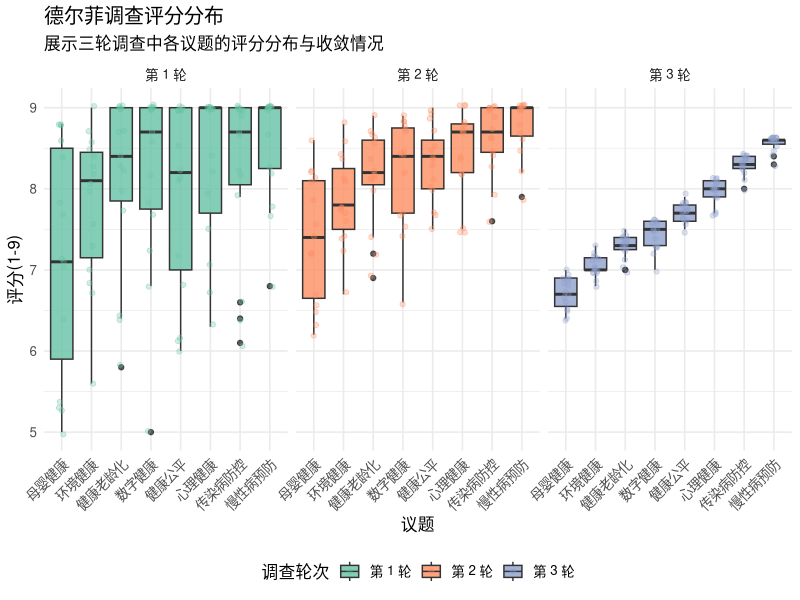
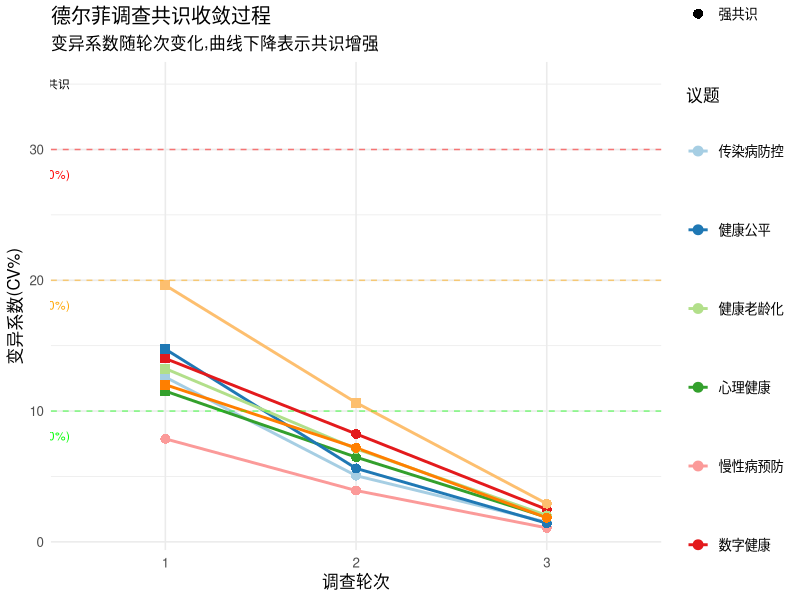
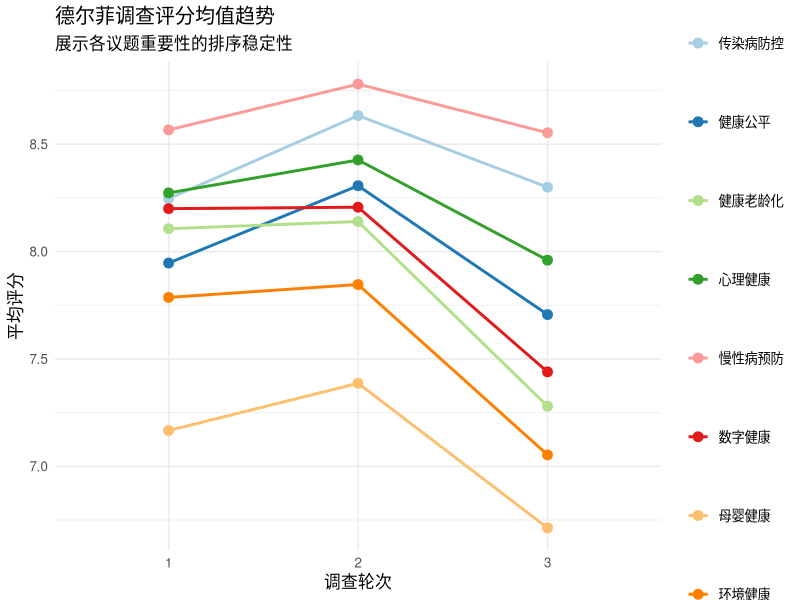
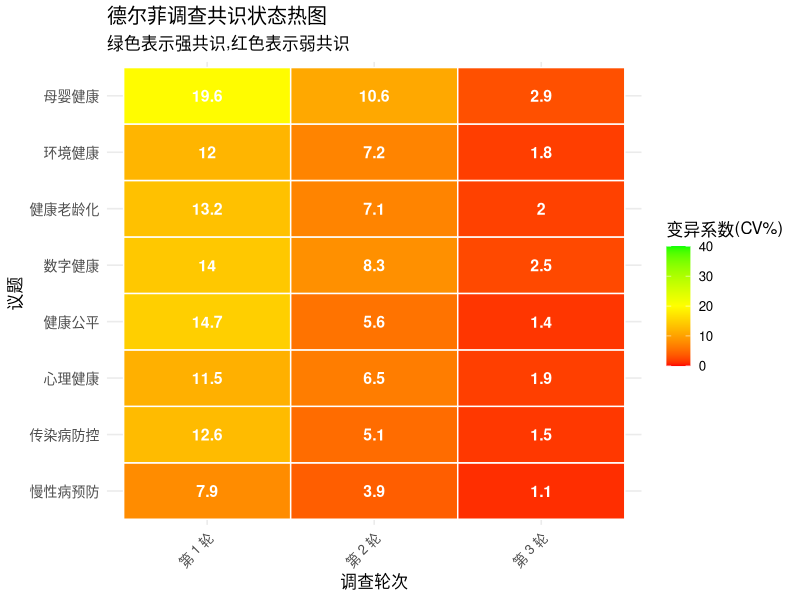

Write the R code that produced these figures, in order.
## ---- chunk 1
knitr::opts_chunk$set(
  echo = TRUE,
  warning = FALSE,
  message = FALSE,
  fig.width = 10,
  fig.height = 6,
  fig.retina = 2,
  out.width = "100%",
  dpi = 150
)
## ---- chunk 2
# 加载必要的包
library(tidyverse)
library(ggplot2)
library(scales)
library(patchwork)

# 设置随机种子,确保结果可复现
set.seed(2026)

# 定义模拟参数
n_experts <- 15  # 专家数量
n_items <- 8     # 议题数量
n_rounds <- 3    # 调查轮次

# 议题名称(公共卫生研究优先级)
item_names <- c(
  "慢性病预防",
  "传染病防控",
  "心理健康",
  "健康公平",
  "数字健康",
  "健康老龄化",
  "环境健康",
  "母婴健康"
)

# 专家背景信息
experts <- tibble(
  expert_id = 1:n_experts,
  expert_name = paste("专家", 1:n_experts),
  institution = sample(c("大学", "医院", "疾控中心", "研究机构"), n_experts, replace = TRUE),
  years_experience = round(runif(n_experts, 10, 30)),
  degree = sample(c("博士", "硕士"), n_experts, replace = TRUE, prob = c(0.8, 0.2))
)

# 真实共识评分(模拟)
true_scores <- c(8.5, 8.2, 7.8, 7.5, 7.2, 7.0, 6.8, 6.5)  # 各议题的真实优先级

# 模拟德尔菲调查数据
delphi_data <- tibble()

for (round_num in 1:n_rounds) {
  round_data <- tibble(
    expert_id = 1:n_experts,
    round = round_num
  )

  # 每一轮的收敛程度:第一轮最分散,第三轮最收敛
  convergence_factor <- round_num / n_rounds

  # 生成评分
  for (i in 1:n_items) {
    # 基础评分(真实值)
    base_score <- true_scores[i]

    # 随机变异(随轮次递减)
    random_variation <- runif(n_experts, 0, 3 * (1 - convergence_factor))

    # 专家初始偏差(随轮次调整,逐步收敛)
    if (round_num == 1) {
      expert_bias <- rnorm(n_experts, 0, 1.5)
    } else if (round_num == 2) {
      # 保留50%的偏差
      prev_round_data <- delphi_data |> filter(round == round_num - 1)
      prev_scores <- prev_round_data[[paste0("item_", i)]]
      expert_bias <- (prev_scores - base_score) * 0.5
    } else {
      # 保留25%的偏差
      prev_round_data <- delphi_data |> filter(round == round_num - 1)
      prev_scores <- prev_round_data[[paste0("item_", i)]]
      expert_bias <- (prev_scores - base_score) * 0.25
    }

    # 最终评分(限制在1-9之间)
    final_scores <- base_score + expert_bias + random_variation
    final_scores <- pmax(pmin(final_scores, 9), 1)  # 限制在[1, 9]范围内
    final_scores <- round(final_scores, 1)

    round_data[[paste0("item_", i)]] <- final_scores
  }

  delphi_data <- bind_rows(delphi_data, round_data)
}

# 添加专家信息
delphi_data <- delphi_data |>
  left_join(experts, by = "expert_id")

# 查看数据结构
delphi_data |> head(10)
## ---- chunk 3
# 检查缺失值
delphi_data |>
  summarise(across(starts_with("item_"), ~ sum(is.na(.))))

# 检查评分范围(是否超出1-9)
delphi_data |>
  pivot_longer(cols = starts_with("item_"), names_to = "item", values_to = "score") |>
  group_by(item) |>
  summarise(
    min_score = min(score, na.rm = TRUE),
    max_score = max(score, na.rm = TRUE)
  )

# 检查专家回复率
reply_rate <- delphi_data |>
  group_by(round) |>
  summarise(
    total_experts = n_distinct(expert_id),
    replied_experts = sum(!is.na(item_1))  # 假设item_1完整回复
  ) |>
  mutate(reply_rate = replied_experts / total_experts * 100)

reply_rate
## ---- chunk 4
# 计算每轮每项的描述性统计
summary_stats <- delphi_data |>
  pivot_longer(
    cols = starts_with("item_"),
    names_to = "item",
    values_to = "score"
  ) |>
  group_by(round, item) |>
  summarise(
    n = sum(!is.na(score)),
    mean_score = mean(score, na.rm = TRUE),
    sd_score = sd(score, na.rm = TRUE),
    min_score = min(score, na.rm = TRUE),
    q25 = quantile(score, 0.25, na.rm = TRUE),
    median_score = median(score, na.rm = TRUE),
    q75 = quantile(score, 0.75, na.rm = TRUE),
    max_score = max(score, na.rm = TRUE),
    .groups = "drop"
  ) |>
  mutate(
    cv_score = sd_score / mean_score * 100,  # 变异系数
    item_name = case_when(
      item == "item_1" ~ item_names[1],
      item == "item_2" ~ item_names[2],
      item == "item_3" ~ item_names[3],
      item == "item_4" ~ item_names[4],
      item == "item_5" ~ item_names[5],
      item == "item_6" ~ item_names[6],
      item == "item_7" ~ item_names[7],
      item == "item_8" ~ item_names[8]
    ),
    round_label = paste("第", round, "轮")
  )

# 查看第一轮的统计结果
summary_stats |>
  filter(round == 1) |>
  select(round_label, item_name, n, mean_score, sd_score, cv_score) |>
  arrange(desc(mean_score))
## ---- chunk 5
# 判断共识程度
consensus_level <- summary_stats |>
  mutate(
    consensus = case_when(
      cv_score <= 10 ~ "强共识",
      cv_score <= 20 ~ "中等共识",
      cv_score <= 30 ~ "弱共识",
      TRUE ~ "未达成共识"
    )
  )

# 查看第三轮的共识结果
consensus_result <- consensus_level |>
  filter(round == 3) |>
  select(item_name, mean_score, cv_score, consensus) |>
  arrange(cv_score)

consensus_result
## ---- chunk 6
# 准备绘图数据
plot_data <- delphi_data |>
  pivot_longer(
    cols = starts_with("item_"),
    names_to = "item",
    values_to = "score"
  ) |>
  mutate(
    item_name = case_when(
      item == "item_1" ~ item_names[1],
      item == "item_2" ~ item_names[2],
      item == "item_3" ~ item_names[3],
      item == "item_4" ~ item_names[4],
      item == "item_5" ~ item_names[5],
      item == "item_6" ~ item_names[6],
      item == "item_7" ~ item_names[7],
      item == "item_8" ~ item_names[8]
    ),
    round_label = paste("第", round, "轮")
  ) |>
  left_join(
    consensus_level |> select(round, item, consensus),
    by = c("round", "item")
  )

# 计算每个议题的最终平均分,用于排序
item_order <- plot_data |>
  filter(round == 3) |>
  group_by(item_name) |>
  summarise(final_mean = mean(score, na.rm = TRUE), .groups = "drop") |>
  arrange(final_mean) |>
  pull(item_name)

# 绘制箱线图
p1 <- ggplot(plot_data, aes(x = factor(item_name, levels = item_order), y = score, fill = round_label)) +
  geom_boxplot(alpha = 0.8, position = position_dodge(width = 0.8)) +
  geom_jitter(
    aes(color = round_label),
    width = 0.1,
    alpha = 0.3
  ) +
  facet_wrap(~ round_label, ncol = 3) +
  scale_fill_brewer(palette = "Set2") +
  scale_color_brewer(palette = "Set2") +
  labs(
    title = "德尔菲调查评分分布",
    subtitle = "展示三轮调查中各议题的评分分布与收敛情况",
    x = "议题",
    y = "评分(1-9)",
    fill = "调查轮次",
    color = "调查轮次"
  ) +
  theme_minimal(base_size = 12) +
  theme(
    legend.position = "bottom",
    axis.text.x = element_text(angle = 45, hjust = 1)
  )

p1
## ---- chunk 7
# 绘制变异系数趋势图
p2 <- consensus_level |>
  mutate(
    round_label = paste("第", round, "轮"),
    consensus_order = case_when(
      consensus == "强共识" ~ 1,
      consensus == "中等共识" ~ 2,
      consensus == "弱共识" ~ 3,
      consensus == "未达成共识" ~ 4
    )
  ) |>
  ggplot(aes(x = factor(round), y = cv_score, group = item, color = item_name)) +
  geom_line(size = 1) +
  geom_point(size = 3, aes(shape = consensus)) +
  scale_color_brewer(palette = "Paired") +
  scale_shape_manual(
    values = c("强共识" = 16, "中等共识" = 15, "弱共识" = 17, "未达成共识" = 4),
    name = "共识程度"
  ) +
  geom_hline(yintercept = 10, linetype = "dashed", color = "green", alpha = 0.5) +
  geom_hline(yintercept = 20, linetype = "dashed", color = "orange", alpha = 0.5) +
  geom_hline(yintercept = 30, linetype = "dashed", color = "red", alpha = 0.5) +
  annotate(
    "text",
    x = 0.5,
    y = c(8, 18, 28, 35),
    label = c("强共识(CV≤10%)", "中等共识(CV≤20%)", "弱共识(CV≤30%)", "未达成共识"),
    size = 3, color = c("green", "orange", "red", "black"), hjust = 1
  ) +
  labs(
    title = "德尔菲调查共识收敛过程",
    subtitle = "变异系数随轮次变化,曲线下降表示共识增强",
    x = "调查轮次",
    y = "变异系数(CV%)",
    color = "议题"
  ) +
  theme_minimal(base_size = 12) +
  theme(
    legend.position = "right",
    legend.key.height = unit(2, "cm")
  )

p2
## ---- chunk 8
# 绘制评分均值趋势图
p3 <- consensus_level |>
  mutate(round_label = paste("第", round, "轮")) |>
  ggplot(aes(x = factor(round), y = mean_score, group = item, color = item_name)) +
  geom_line(size = 1) +
  geom_point(size = 3) +
  scale_color_brewer(palette = "Paired") +
  labs(
    title = "德尔菲调查评分均值趋势",
    subtitle = "展示各议题重要性的排序稳定性",
    x = "调查轮次",
    y = "平均评分",
    color = "议题"
  ) +
  theme_minimal(base_size = 12) +
  theme(legend.position = "right", legend.key.height = unit(2, "cm"))

p3
## ---- chunk 9
# 准备热图数据
heatmap_data <- consensus_level |>
  mutate(
    round_label = paste("第", round, "轮"),
    cv_numeric = cv_score
  ) |>
  select(round_label, item_name, cv_numeric) |>
  pivot_wider(names_from = round_label, values_from = cv_numeric)

# 绘制热图
library(reshape2)
heatmap_matrix <- heatmap_data |>
  column_to_rownames(var = "item_name") |>
  as.matrix()

p4 <- ggplot(melt(heatmap_matrix), aes(x = Var2, y = Var1, fill = value)) +
  geom_tile(color = "white", size = 0.5) +
  geom_text(aes(label = round(value, 1)), color = "white", size = 4, fontface = "bold") +
  scale_fill_gradient2(
    low = "red", mid = "yellow", high = "green",
    midpoint = 20,
    limits = c(0, 40),
    name = "变异系数(CV%)"
  ) +
  labs(
    title = "德尔菲调查共识状态热图",
    subtitle = "绿色表示强共识,红色表示弱共识",
    x = "调查轮次",
    y = "议题"
  ) +
  theme_minimal(base_size = 12) +
  theme(
    axis.text.x = element_text(angle = 45, hjust = 1),
    axis.text.y = element_text(size = 10),
    legend.position = "right"
  )

p4
## ---- chunk 10
# 计算评分变化量
stability_data <- delphi_data |>
  pivot_longer(
    cols = starts_with("item_"),
    names_to = "item",
    values_to = "score"
  ) |>
  arrange(expert_id, item, round) |>
  group_by(expert_id, item) |>
  mutate(
    score_change = score - lag(score)
  ) |>
  ungroup() |>
  filter(!is.na(score_change)) |>
  mutate(
    item_name = case_when(
      item == "item_1" ~ item_names[1],
      item == "item_2" ~ item_names[2],
      item == "item_3" ~ item_names[3],
      item == "item_4" ~ item_names[4],
      item == "item_5" ~ item_names[5],
      item == "item_6" ~ item_names[6],
      item == "item_7" ~ item_names[7],
      item == "item_8" ~ item_names[8]
    )
  )

# 计算整体稳定性指标
stability_summary <- stability_data |>
  group_by(round, item_name) |>
  summarise(
    n_experts = n(),
    mean_abs_change = mean(abs(score_change)),
    max_abs_change = max(abs(score_change)),
    .groups = "drop"
  ) |>
  mutate(round_label = paste("第", round, "轮"))

stability_summary
## ---- chunk 11
# 综合判定最终共识
final_consensus <- consensus_level |>
  filter(round == 3) |>
  left_join(
    stability_summary |> filter(round == 3) |> select(item_name, mean_abs_change),
    by = "item_name"
  ) |>
  mutate(
    final_decision = case_when(
      cv_score <= 10 & mean_abs_change < 0.5 ~ "达成强共识",
      cv_score <= 20 & mean_abs_change < 0.5 ~ "达成中等共识",
      cv_score <= 30 ~ "达成弱共识,需要进一步讨论",
      TRUE ~ "未达成共识,需要澄清议题"
    )
  ) |>
  select(item_name, mean_score, cv_score, mean_abs_change, final_decision) |>
  arrange(cv_score)

final_consensus
